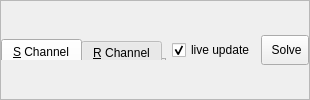
               <widget class="QFrame" name="frame_4">
                <property name="sizePolicy">
                 <sizepolicy hsizetype="Preferred" vsizetype="Fixed">
                  <horstretch>0</horstretch>
                  <verstretch>0</verstretch>
                 </sizepolicy>
                </property>
                <property name="frameShape">
                 <enum>QFrame::StyledPanel</enum>
                </property>
                <property name="frameShadow">
                 <enum>QFrame::Raised</enum>
                </property>
                <layout class="QHBoxLayout" name="horizontalLayout_15">
                 <property name="leftMargin">
                  <number>0</number>
                 </property>
                 <property name="topMargin">
                  <number>0</number>
                 </property>
                 <property name="rightMargin">
                  <number>0</number>
                 </property>
                 <property name="bottomMargin">
                  <number>0</number>
                 </property>
                 <item>
                  <widget class="QTabWidget" name="tabWidget_mechanics_chn">
                   <property name="maximumSize">
                    <size>
                     <width>16777215</width>
                     <height>21</height>
                    </size>
                   </property>
                   <property name="currentIndex">
                    <number>0</number>
                   </property>
                   <widget class="QWidget" name="tab_settings_mechanis_sampchn">
                    <attribute name="title">
                     <string>&amp;S Channel</string>
                    </attribute>
                   </widget>
                   <widget class="QWidget" name="tab_settings_mechanis_refchn">
                    <attribute name="title">
                     <string>&amp;R Channel</string>
                    </attribute>
                   </widget>
                  </widget>
                 </item>
                 <item>
                  <widget class="QCheckBox" name="checkBox_settings_mech_liveupdate">
                   <property name="toolTip">
                    <string>&lt;html&gt;&lt;head/&gt;&lt;body&gt;&lt;p&gt;Live update solving results in table. This may make the solving process slower!&lt;/p&gt;&lt;/body&gt;&lt;/html&gt;</string>
                   </property>
                   <property name="text">
                    <string>live update</string>
                   </property>
                   <property name="checked">
                    <bool>true</bool>
                   </property>
                  </widget>
                 </item>
                 <item>
                  <widget class="QToolButton" name="toolButton_settings_mechanics_solve">
                   <property name="sizePolicy">
                    <sizepolicy hsizetype="Preferred" vsizetype="Preferred">
                     <horstretch>0</horstretch>
                     <verstretch>0</verstretch>
                    </sizepolicy>
                   </property>
                   <property name="maximumSize">
                    <size>
                     <width>16777215</width>
                     <height>30</height>
                    </size>
                   </property>
                   <property name="text">
                    <string> Solve</string>
                   </property>
                   <property name="popupMode">
                    <enum>QToolButton::InstantPopup</enum>
                   </property>
                   <property name="toolButtonStyle">
                    <enum>Qt::ToolButtonTextOnly</enum>
                   </property>
                   <property name="autoRaise">
                    <bool>false</bool>
                   </property>
                   <property name="arrowType">
                    <enum>Qt::NoArrow</enum>
                   </property>
                  </widget>
                 </item>
                </layout>
               </widget>
